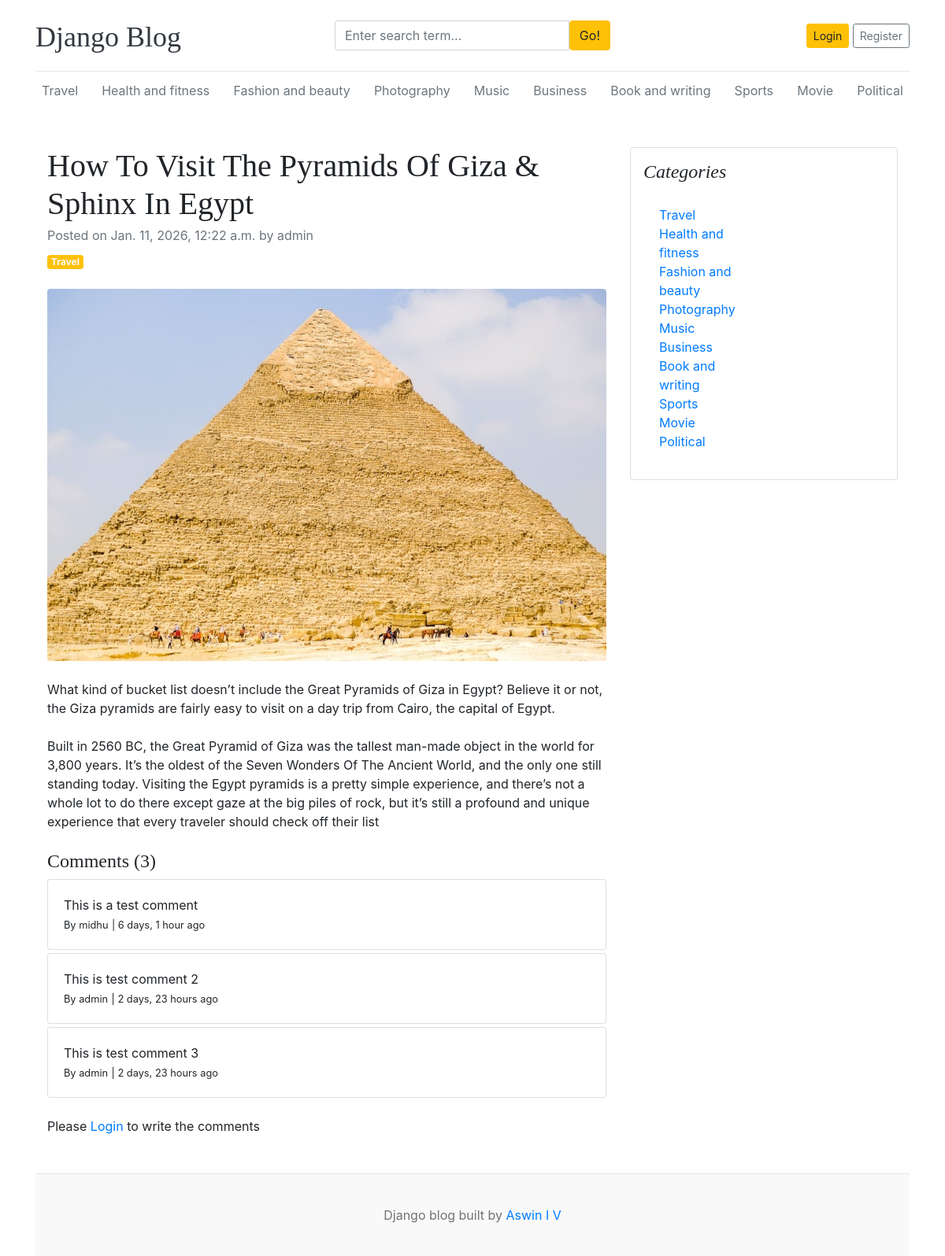
Screenshot of /blogs/how-to-visit-the-pyramids-of-giza-sphinx-in-egypt/ with the database file from the repository.
### blogs/models.py (models this page shows, shortened)
class Category(models.Model):
    category_name = models.CharField(max_length=50,unique=True)
    created_at = models.DateTimeField(auto_now_add=True)
    updated_at = models.DateTimeField(auto_now=True)
    class Meta:
        verbose_name_plural = 'categories'
    def __str__(self):
        return self.category_name

class Blog(models.Model):
    title = models.CharField(max_length=100)
    slug = models.SlugField(max_length=150,unique=True,blank=True)
    category = models.ForeignKey(Category,on_delete=models.CASCADE)
    author =  models.ForeignKey(User,on_delete=models.CASCADE)
    featured_image = models.ImageField(upload_to='uploads/%Y/%m/%d')
    short_description = models.TextField(max_length=500)
    blog_body = models.TextField(max_length=2000)
    status = models.CharField(max_length=20,choices=STATUS_CHOICES,default=0)
    is_featured = models.BooleanField(default=False)
    created_at = models.DateTimeField(auto_now_add=True)
    updated_at = models.DateTimeField(auto_now=True)

class Comment(models.Model):
    user = models.ForeignKey(User, on_delete=models.CASCADE)
    blog = models.ForeignKey(Blog, on_delete=models.CASCADE)
    comment = models.TextField(max_length=250)
    created_at = models.DateTimeField(auto_now_add=True)
    updated_at = models.DateTimeField(auto_now=True)
    def __str__(self):
        return self.comment

### blogs/views.py (the view, shortened to what this page needs)
# urls.py: path('blogs/<slug:slug>/',BlogView.blogs,name='blogs'),
def blogs(request,slug):
    single_blog = get_object_or_404(Blog,slug=slug,status = 'Published')
    comment = Comment.objects.filter(blog = single_blog)
    comment_count = comment.count()
    context ={
        'single_blog':single_blog,
        'comment' : comment,
        'comment_count' : comment_count,
    }
    return render(request,'blogs.html',context)

### blogs/context_processors.py (called while the page is built)
def get_categories(request):
    categories = Category.objects.all()
    return dict(categories=categories)

def get_social_links(request):
    social_links = SocialLink.objects.all()
    return dict(social_links=social_links)

### templates/blogs.html (shortened to what this page needs)
{%extends 'base.html' %}
{% block content %}
<div class="container mt-5">
    <div class="row">
        <div class="col-lg-8">
            <article>
                <header class="mb-4">
                    <h1 class="fw-bolder mb-1">{{single_blog.title}}</h1>
                    <div class="text-muted fst-italic mb-2">Posted on {{single_blog.created_at}} by {{single_blog.author}}</div>
                    <a class="badge bg-warning text-decoration-none text-light" href="#!">{{single_blog.category}}</a>
                </header>
                <figure class="mb-4"><img class="img-fluid rounded" src="{{single_blog.featured_image.url}}" alt="featured image" /></figure>
                <section class="mb-5">
                    <p class="fs-5 mb-4">{{single_blog.short_description}}</p>
                    <p class="fs-5 mb-4">{{single_blog.blog_body}}</p>
                     <h4>Comments ({{comment_count}})</h4>
                     {% if comment %}
                        {% for c in comment %}
                        <div class="card mt-1">
                            <div class="card-body">
                                <p class="card-text mb-0">
                                    {{c}}
                                </p>
                                <span>
                                    <small> By {{c.user}}</small>
                                    <small>| {{c.created_at | timesince}} ago</small>
                                </span>
                            </div>
                        </div>
                        {% endfor %}
                     {% else %}
                   <p>No Comments yet</p>
                     {% endif %}
                     <br>
                     <div class="form-group">
                        {% if user.is_authenticated %}
                        <form action="" method="post">
                            {% csrf_token %}
                            <div class="form-group">
                                <textarea name="comment" id="" class="form-control" placeholder="Write your Comments"></textarea>
                                <input type="submit" value="Submit" class="btn btn-primary mt-2">
                            </div>
                        </form>
                        {% else %}
                        <p>Please <span><a href="{% url 'login' %}">Login</a></span> to write the comments</p>
                        {% endif %}
                     </div>
                    </section>
            </article>
        </div>
        <div class="col-lg-4">
            <div class="card mb-4 p-3">
                <h4 class="font-italic">Categories</h4>
                <div class="card-body">
                    <div class="row">
                        <div class="col-sm-6">
                            <ul class="list-unstyled mb-0">
                                {% for cat in categories %}
                                <li><a href="{% url 'posts_by_category' cat.id %}">{{cat}}</a></li>
                                {% endfor %}
                            </ul>
                        </div>
                    </div>
                </div>
            </div>
        </div>
    </div>
</div>
{% endblock %}

### templates/base.html (shortened to what this page needs)
{% load static %}
<!DOCTYPE html>
<html lang="en">
<head>
    <link href="https://getbootstrap.com/docs/4.0/dist/css/bootstrap.min.css" rel="stylesheet">
    <link href="{% static 'css/blog.css' %}" rel="stylesheet">
    <link rel="stylesheet" href="https://cdnjs.cloudflare.com/ajax/libs/font-awesome/4.7.0/css/font-awesome.min.css">
  </head>
<body>
    <div class="container">
      <header class="blog-header py-3">
        <div class="row flex-nowrap justify-content-between align-items-center">
          <div class="col-4 pt-1">
            <a class="blog-header-logo text-dark" href="/">Django Blog</a>
          </div>
          <div class="col-4">
           <form action="{% url 'search' %}" method="get">
             <div class="input-group">
                  <input class="form-control" type="text" name="keyword" value="{{keyword}}" placeholder="Enter search term..." aria-label="Enter search term..." aria-describedby="button-search" />
                  <button type="submit" class="btn btn-warning" id="button-search" type="button">Go!</button>
              </div>
           </form>
          </div>
          <div class="col-4 d-flex justify-content-end align-items-center">
            {% if not user.is_authenticated %}
            <a class="btn btn-sm btn-warning" href="{% url 'login' %}">Login</a> &nbsp;
            <a class="btn btn-sm btn-outline-secondary" href="{% url 'register' %}">Register</a>
            {% else %}
             <span><a href="{% url 'dashboard' %}">Dashboard</a></span>
            &emsp;
            <span><a href="{% url 'logout' %}"> Logout</a></span>
            {% endif %}
          </div>
        </div>
      </header>
      <div class="nav-scroller py-1 mb-2">
        <nav class="nav d-flex justify-content-between">
          {% for cat in categories %}
          <a class="p-2 text-muted" href="{% url 'posts_by_category' cat.id %}">{{ cat.category_name }}</a>
          {% endfor %}
        </nav>
      </div>
{% block content %}
{% endblock %}
       <footer class="blog-footer">
  <p>Django blog built  by <a href="#">Aswin I V</a></p>
</footer>
</body>
</html>

### blog_main/static/css/blog.css (style rules this page uses)
.blog-header { border-bottom: 1px solid #e5e5e5; }
.blog-header-logo { font-family: "Playfair Display", Georgia, "Times New Roman", serif; font-size: 2.25rem; }
h1, h2, h3, h4, h5, h6 { font-family: "Playfair Display", Georgia, "Times New Roman", serif; }
.blog-footer { padding: 2.5rem 0; color: #727272; text-align: center; background-color: #f9f9f9; border-top: .05rem solid #e5e5e5; }
.blog-footer p:last-child { margin-bottom: 0; }

### rows the page displays
Category: category_name "Travel"
Category: category_name "Health and fitness"
Category: category_name "Fashion and beauty"
Category: category_name "Photography"
Category: category_name "Music"
Category: category_name "Business"
Category: category_name "Book and writing"
Category: category_name "Sports"
Category: category_name "Movie"
Category: category_name "Political"
Blog: title "How To Visit The Pyramids Of Giza & Sphinx In Egypt", created_at "Jan. 11, 2026, 12:22 a.m.", author "admin", category "Travel", featured_image (picture), short_description "What kind of bucket list doesn’t include the Great Pyramids of Giza in Egypt? Believe it or not, the Giza pyramids are fairly easy to visit on a day trip from Cairo, the capital of Egypt.", blog_body "Built in 2560 BC, the Great Pyramid of Giza was the tallest man-made object in the world for 3,800 years. It’s the oldest of the Seven Wonders Of The Ancient World, and the only one still standing today. Visiting the Egypt pyramids is a pretty simple experience, and there’s not a whole lot to do there except gaze at the big piles of rock, but it’s still a profound and unique experience that every traveler should check off their list"
Comment: comment "This is a test comment", user "midhu", created_at "6 days, 1 hour"
Comment: comment "This is test comment 2", user "admin", created_at "2 days, 23 hours"
Comment: comment "This is test comment 3", user "admin", created_at "2 days, 23 hours"

### other values shown
{{ comment_count }} "3"
